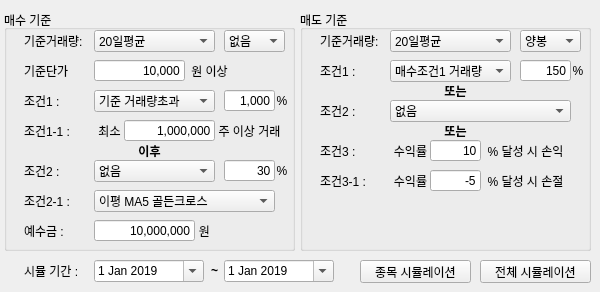
    <widget class="QWidget" name="volume_trade">
     <attribute name="title">
      <string>거래량매매</string>
     </attribute>
     <widget class="QGroupBox" name="groupBox">
      <property name="geometry">
       <rect>
        <x>4</x>
        <y>10</y>
        <width>291</width>
        <height>241</height>
       </rect>
      </property>
      <property name="title">
       <string>매수 기준</string>
      </property>
      <widget class="QLabel" name="label_2">
       <property name="geometry">
        <rect>
         <x>20</x>
         <y>20</y>
         <width>71</width>
         <height>21</height>
        </rect>
       </property>
       <property name="font">
        <font>
         <family>Arial</family>
         <pointsize>9</pointsize>
         <weight>50</weight>
         <bold>false</bold>
        </font>
       </property>
       <property name="text">
        <string>기준거래량:</string>
       </property>
      </widget>
      <widget class="QComboBox" name="buy_vol_maComboBox">
       <property name="geometry">
        <rect>
         <x>90</x>
         <y>20</y>
         <width>121</width>
         <height>22</height>
        </rect>
       </property>
       <property name="font">
        <font>
         <weight>50</weight>
         <bold>false</bold>
        </font>
       </property>
       <property name="currentIndex">
        <number>2</number>
       </property>
       <item>
        <property name="text">
         <string>5일평균</string>
        </property>
       </item>
       <item>
        <property name="text">
         <string>10일평균</string>
        </property>
       </item>
       <item>
        <property name="text">
         <string>20일평균</string>
        </property>
       </item>
       <item>
        <property name="text">
         <string>60일평균</string>
        </property>
       </item>
       <item>
        <property name="text">
         <string>120일평균</string>
        </property>
       </item>
      </widget>
      <widget class="QLabel" name="label_3">
       <property name="geometry">
        <rect>
         <x>20</x>
         <y>80</y>
         <width>71</width>
         <height>21</height>
        </rect>
       </property>
       <property name="font">
        <font>
         <family>Arial</family>
         <pointsize>9</pointsize>
         <weight>50</weight>
         <bold>false</bold>
        </font>
       </property>
       <property name="text">
        <string>조건1 :</string>
       </property>
      </widget>
      <widget class="QLineEdit" name="buy_cond1LineEdit">
       <property name="geometry">
        <rect>
         <x>220</x>
         <y>80</y>
         <width>51</width>
         <height>21</height>
        </rect>
       </property>
       <property name="font">
        <font>
         <weight>50</weight>
         <bold>false</bold>
        </font>
       </property>
       <property name="focusPolicy">
        <enum>Qt::StrongFocus</enum>
       </property>
       <property name="autoFillBackground">
        <bool>false</bool>
       </property>
       <property name="inputMask">
        <string/>
       </property>
       <property name="text">
        <string>1,000</string>
       </property>
       <property name="maxLength">
        <number>6</number>
       </property>
       <property name="frame">
        <bool>true</bool>
       </property>
       <property name="alignment">
        <set>Qt::AlignRight|Qt::AlignTrailing|Qt::AlignVCenter</set>
       </property>
       <property name="placeholderText">
        <string/>
       </property>
       <property name="clearButtonEnabled">
        <bool>false</bool>
       </property>
      </widget>
      <widget class="QComboBox" name="buy_cond1ComboBox">
       <property name="geometry">
        <rect>
         <x>90</x>
         <y>80</y>
         <width>121</width>
         <height>22</height>
        </rect>
       </property>
       <property name="font">
        <font>
         <weight>50</weight>
         <bold>false</bold>
        </font>
       </property>
       <property name="currentIndex">
        <number>0</number>
       </property>
       <item>
        <property name="text">
         <string>기준 거래량초과</string>
        </property>
       </item>
      </widget>
      <widget class="QLabel" name="label_14">
       <property name="geometry">
        <rect>
         <x>270</x>
         <y>80</y>
         <width>16</width>
         <height>21</height>
        </rect>
       </property>
       <property name="font">
        <font>
         <weight>50</weight>
         <bold>false</bold>
        </font>
       </property>
       <property name="text">
        <string>%</string>
       </property>
       <property name="alignment">
        <set>Qt::AlignCenter</set>
       </property>
      </widget>
      <widget class="QLabel" name="label_10">
       <property name="geometry">
        <rect>
         <x>20</x>
         <y>150</y>
         <width>71</width>
         <height>21</height>
        </rect>
       </property>
       <property name="font">
        <font>
         <family>Arial</family>
         <pointsize>9</pointsize>
         <weight>50</weight>
         <bold>false</bold>
        </font>
       </property>
       <property name="text">
        <string>조건2 :</string>
       </property>
      </widget>
      <widget class="QComboBox" name="buy_cond2ComboBox">
       <property name="geometry">
        <rect>
         <x>90</x>
         <y>150</y>
         <width>121</width>
         <height>22</height>
        </rect>
       </property>
       <property name="font">
        <font>
         <weight>50</weight>
         <bold>false</bold>
        </font>
       </property>
       <property name="currentIndex">
        <number>0</number>
       </property>
       <item>
        <property name="text">
         <string>없음</string>
        </property>
       </item>
       <item>
        <property name="text">
         <string>조건1 거래량 이하</string>
        </property>
       </item>
       <item>
        <property name="text">
         <string>조건1 거래량 이상</string>
        </property>
       </item>
      </widget>
      <widget class="QLabel" name="label_15">
       <property name="geometry">
        <rect>
         <x>20</x>
         <y>210</y>
         <width>71</width>
         <height>21</height>
        </rect>
       </property>
       <property name="font">
        <font>
         <family>Arial</family>
         <pointsize>9</pointsize>
         <weight>50</weight>
         <bold>false</bold>
        </font>
       </property>
       <property name="text">
        <string>예수금 :</string>
       </property>
      </widget>
      <widget class="QLineEdit" name="depositLineEdit">
       <property name="geometry">
        <rect>
         <x>90</x>
         <y>210</y>
         <width>101</width>
         <height>21</height>
        </rect>
       </property>
       <property name="font">
        <font>
         <weight>50</weight>
         <bold>false</bold>
        </font>
       </property>
       <property name="focusPolicy">
        <enum>Qt::StrongFocus</enum>
       </property>
       <property name="inputMask">
        <string/>
       </property>
       <property name="text">
        <string>10,000,000</string>
       </property>
       <property name="maxLength">
        <number>13</number>
       </property>
       <property name="alignment">
        <set>Qt::AlignRight|Qt::AlignTrailing|Qt::AlignVCenter</set>
       </property>
      </widget>
      <widget class="QLabel" name="label_16">
       <property name="geometry">
        <rect>
         <x>190</x>
         <y>210</y>
         <width>21</width>
         <height>21</height>
        </rect>
       </property>
       <property name="font">
        <font>
         <weight>50</weight>
         <bold>false</bold>
        </font>
       </property>
       <property name="text">
        <string>원</string>
       </property>
       <property name="alignment">
        <set>Qt::AlignCenter</set>
       </property>
      </widget>
      <widget class="QComboBox" name="buy_value_typeComboBox">
       <property name="geometry">
        <rect>
         <x>220</x>
         <y>20</y>
         <width>61</width>
         <height>22</height>
        </rect>
       </property>
       <property name="font">
        <font>
         <weight>50</weight>
         <bold>false</bold>
        </font>
       </property>
       <property name="currentIndex">
        <number>0</number>
       </property>
       <item>
        <property name="text">
         <string>없음</string>
        </property>
       </item>
       <item>
        <property name="text">
         <string>양봉</string>
        </property>
       </item>
       <item>
        <property name="text">
         <string>음봉</string>
        </property>
       </item>
      </widget>
      <widget class="QLabel" name="label_23">
       <property name="geometry">
        <rect>
         <x>110</x>
         <y>130</y>
         <width>71</width>
         <height>21</height>
        </rect>
       </property>
       <property name="font">
        <font>
         <family>Arial</family>
         <pointsize>9</pointsize>
         <weight>75</weight>
         <bold>true</bold>
        </font>
       </property>
       <property name="text">
        <string>이후</string>
       </property>
       <property name="alignment">
        <set>Qt::AlignCenter</set>
       </property>
      </widget>
      <widget class="QLineEdit" name="buy_cond2LineEdit">
       <property name="geometry">
        <rect>
         <x>220</x>
         <y>150</y>
         <width>51</width>
         <height>21</height>
        </rect>
       </property>
       <property name="font">
        <font>
         <weight>50</weight>
         <bold>false</bold>
        </font>
       </property>
       <property name="focusPolicy">
        <enum>Qt::StrongFocus</enum>
       </property>
       <property name="autoFillBackground">
        <bool>false</bool>
       </property>
       <property name="inputMask">
        <string/>
       </property>
       <property name="text">
        <string>30</string>
       </property>
       <property name="maxLength">
        <number>6</number>
       </property>
       <property name="frame">
        <bool>true</bool>
       </property>
       <property name="alignment">
        <set>Qt::AlignRight|Qt::AlignTrailing|Qt::AlignVCenter</set>
       </property>
       <property name="placeholderText">
        <string/>
       </property>
       <property name="clearButtonEnabled">
        <bool>false</bool>
       </property>
      </widget>
      <widget class="QLabel" name="label_24">
       <property name="geometry">
        <rect>
         <x>270</x>
         <y>150</y>
         <width>16</width>
         <height>21</height>
        </rect>
       </property>
       <property name="font">
        <font>
         <weight>50</weight>
         <bold>false</bold>
        </font>
       </property>
       <property name="text">
        <string>%</string>
       </property>
       <property name="alignment">
        <set>Qt::AlignCenter</set>
       </property>
      </widget>
      <widget class="QComboBox" name="buy_cond0ComboBox">
       <property name="geometry">
        <rect>
         <x>90</x>
         <y>180</y>
         <width>181</width>
         <height>22</height>
        </rect>
       </property>
       <property name="font">
        <font>
         <weight>50</weight>
         <bold>false</bold>
        </font>
       </property>
       <property name="currentIndex">
        <number>0</number>
       </property>
       <item>
        <property name="text">
         <string>이평 MA5 골든크로스</string>
        </property>
       </item>
       <item>
        <property name="text">
         <string>이평 MA10 골든크로스</string>
        </property>
       </item>
       <item>
        <property name="text">
         <string>이평 MA20 골든크로스</string>
        </property>
       </item>
       <item>
        <property name="text">
         <string>이평 MA60 골든크로스</string>
        </property>
       </item>
       <item>
        <property name="text">
         <string>이평 MA120 골든크로스</string>
        </property>
       </item>
      </widget>
      <widget class="QLabel" name="label_25">
       <property name="geometry">
        <rect>
         <x>20</x>
         <y>180</y>
         <width>71</width>
         <height>21</height>
        </rect>
       </property>
       <property name="font">
        <font>
         <family>Arial</family>
         <pointsize>9</pointsize>
         <weight>50</weight>
         <bold>false</bold>
        </font>
       </property>
       <property name="text">
        <string>조건2-1 :</string>
       </property>
      </widget>
      <widget class="QLineEdit" name="buy_cond11LineEdit">
       <property name="geometry">
        <rect>
         <x>120</x>
         <y>110</y>
         <width>91</width>
         <height>21</height>
        </rect>
       </property>
       <property name="font">
        <font>
         <weight>50</weight>
         <bold>false</bold>
        </font>
       </property>
       <property name="focusPolicy">
        <enum>Qt::StrongFocus</enum>
       </property>
       <property name="autoFillBackground">
        <bool>false</bool>
       </property>
       <property name="inputMask">
        <string/>
       </property>
       <property name="text">
        <string>1,000,000</string>
       </property>
       <property name="maxLength">
        <number>12</number>
       </property>
       <property name="frame">
        <bool>true</bool>
       </property>
       <property name="alignment">
        <set>Qt::AlignRight|Qt::AlignTrailing|Qt::AlignVCenter</set>
       </property>
       <property name="placeholderText">
        <string/>
       </property>
       <property name="clearButtonEnabled">
        <bool>false</bool>
       </property>
      </widget>
      <widget class="QLabel" name="label_26">
       <property name="geometry">
        <rect>
         <x>20</x>
         <y>110</y>
         <width>71</width>
         <height>21</height>
        </rect>
       </property>
       <property name="font">
        <font>
         <family>Arial</family>
         <pointsize>9</pointsize>
         <weight>50</weight>
         <bold>false</bold>
        </font>
       </property>
       <property name="text">
        <string>조건1-1 :</string>
       </property>
      </widget>
      <widget class="QLabel" name="label_27">
       <property name="geometry">
        <rect>
         <x>90</x>
         <y>110</y>
         <width>31</width>
         <height>21</height>
        </rect>
       </property>
       <property name="font">
        <font>
         <family>Arial</family>
         <pointsize>9</pointsize>
         <weight>50</weight>
         <bold>false</bold>
        </font>
       </property>
       <property name="text">
        <string>최소</string>
       </property>
       <property name="alignment">
        <set>Qt::AlignCenter</set>
       </property>
      </widget>
      <widget class="QLabel" name="label_28">
       <property name="geometry">
        <rect>
         <x>210</x>
         <y>110</y>
         <width>71</width>
         <height>21</height>
        </rect>
       </property>
       <property name="font">
        <font>
         <family>Arial</family>
         <pointsize>9</pointsize>
         <weight>50</weight>
         <bold>false</bold>
        </font>
       </property>
       <property name="text">
        <string>주 이상 거래</string>
       </property>
       <property name="alignment">
        <set>Qt::AlignCenter</set>
       </property>
      </widget>
      <widget class="QLineEdit" name="buy_cond0LineEdit">
       <property name="geometry">
        <rect>
         <x>90</x>
         <y>50</y>
         <width>91</width>
         <height>21</height>
        </rect>
       </property>
       <property name="font">
        <font>
         <weight>50</weight>
         <bold>false</bold>
        </font>
       </property>
       <property name="focusPolicy">
        <enum>Qt::StrongFocus</enum>
       </property>
       <property name="autoFillBackground">
        <bool>false</bool>
       </property>
       <property name="inputMask">
        <string/>
       </property>
       <property name="text">
        <string>10,000</string>
       </property>
       <property name="maxLength">
        <number>12</number>
       </property>
       <property name="frame">
        <bool>true</bool>
       </property>
       <property name="alignment">
        <set>Qt::AlignRight|Qt::AlignTrailing|Qt::AlignVCenter</set>
       </property>
       <property name="placeholderText">
        <string/>
       </property>
       <property name="clearButtonEnabled">
        <bool>false</bool>
       </property>
      </widget>
      <widget class="QLabel" name="label_29">
       <property name="geometry">
        <rect>
         <x>20</x>
         <y>50</y>
         <width>71</width>
         <height>21</height>
        </rect>
       </property>
       <property name="font">
        <font>
         <family>Arial</family>
         <pointsize>9</pointsize>
         <weight>50</weight>
         <bold>false</bold>
        </font>
       </property>
       <property name="text">
        <string>기준단가</string>
       </property>
      </widget>
      <widget class="QLabel" name="label_30">
       <property name="geometry">
        <rect>
         <x>180</x>
         <y>50</y>
         <width>51</width>
         <height>21</height>
        </rect>
       </property>
       <property name="font">
        <font>
         <family>Arial</family>
         <pointsize>9</pointsize>
         <weight>50</weight>
         <bold>false</bold>
        </font>
       </property>
       <property name="text">
        <string>원 이상</string>
       </property>
       <property name="alignment">
        <set>Qt::AlignCenter</set>
       </property>
      </widget>
     </widget>
     <widget class="QDateEdit" name="sim_startDateEdit">
      <property name="geometry">
       <rect>
        <x>94</x>
        <y>260</y>
        <width>110</width>
        <height>22</height>
       </rect>
      </property>
      <property name="dateTime">
       <datetime>
        <hour>0</hour>
        <minute>0</minute>
        <second>0</second>
        <year>2019</year>
        <month>1</month>
        <day>1</day>
       </datetime>
      </property>
      <property name="calendarPopup">
       <bool>true</bool>
      </property>
     </widget>
     <widget class="QLabel" name="label_11">
      <property name="geometry">
       <rect>
        <x>204</x>
        <y>260</y>
        <width>21</width>
        <height>21</height>
       </rect>
      </property>
      <property name="font">
       <font>
        <weight>75</weight>
        <bold>true</bold>
       </font>
      </property>
      <property name="text">
       <string>~</string>
      </property>
      <property name="alignment">
       <set>Qt::AlignCenter</set>
      </property>
     </widget>
     <widget class="QDateEdit" name="sim_endDateEdit">
      <property name="geometry">
       <rect>
        <x>224</x>
        <y>260</y>
        <width>110</width>
        <height>22</height>
       </rect>
      </property>
      <property name="dateTime">
       <datetime>
        <hour>0</hour>
        <minute>0</minute>
        <second>0</second>
        <year>2019</year>
        <month>1</month>
        <day>1</day>
       </datetime>
      </property>
      <property name="calendarPopup">
       <bool>true</bool>
      </property>
     </widget>
     <widget class="QGroupBox" name="groupBox_2">
      <property name="geometry">
       <rect>
        <x>300</x>
        <y>10</y>
        <width>291</width>
        <height>241</height>
       </rect>
      </property>
      <property name="title">
       <string>매도 기준</string>
      </property>
      <widget class="QLabel" name="label_5">
       <property name="geometry">
        <rect>
         <x>20</x>
         <y>20</y>
         <width>71</width>
         <height>21</height>
        </rect>
       </property>
       <property name="font">
        <font>
         <family>Arial</family>
         <pointsize>9</pointsize>
         <weight>50</weight>
         <bold>false</bold>
        </font>
       </property>
       <property name="text">
        <string>기준거래량:</string>
       </property>
      </widget>
      <widget class="QComboBox" name="sell_vol_maComboBox">
       <property name="geometry">
        <rect>
         <x>90</x>
         <y>20</y>
         <width>121</width>
         <height>22</height>
        </rect>
       </property>
       <property name="font">
        <font>
         <weight>50</weight>
         <bold>false</bold>
        </font>
       </property>
       <property name="currentIndex">
        <number>2</number>
       </property>
       <item>
        <property name="text">
         <string>5일평균</string>
        </property>
       </item>
       <item>
        <property name="text">
         <string>10일평균</string>
        </property>
       </item>
       <item>
        <property name="text">
         <string>20일평균</string>
        </property>
       </item>
       <item>
        <property name="text">
         <string>60일평균</string>
        </property>
       </item>
       <item>
        <property name="text">
         <string>120일평균</string>
        </property>
       </item>
      </widget>
      <widget class="QLabel" name="label_12">
       <property name="geometry">
        <rect>
         <x>20</x>
         <y>50</y>
         <width>71</width>
         <height>21</height>
        </rect>
       </property>
       <property name="font">
        <font>
         <family>Arial</family>
         <pointsize>9</pointsize>
         <weight>50</weight>
         <bold>false</bold>
        </font>
       </property>
       <property name="text">
        <string>조건1 :</string>
       </property>
      </widget>
      <widget class="QLabel" name="label_17">
       <property name="geometry">
        <rect>
         <x>270</x>
         <y>50</y>
         <width>16</width>
         <height>21</height>
        </rect>
       </property>
       <property name="font">
        <font>
         <weight>50</weight>
         <bold>false</bold>
        </font>
       </property>
       <property name="text">
        <string>%</string>
       </property>
       <property name="alignment">
        <set>Qt::AlignCenter</set>
       </property>
      </widget>
      <widget class="QComboBox" name="sell_cond1ComboBox">
       <property name="geometry">
        <rect>
         <x>90</x>
         <y>50</y>
         <width>121</width>
         <height>22</height>
        </rect>
       </property>
       <property name="font">
        <font>
         <weight>50</weight>
         <bold>false</bold>
        </font>
       </property>
       <property name="currentIndex">
        <number>1</number>
       </property>
       <item>
        <property name="text">
         <string>기준 거래량초과</string>
        </property>
       </item>
       <item>
        <property name="text">
         <string>매수조건1 거래량</string>
        </property>
       </item>
      </widget>
      <widget class="QLineEdit" name="sell_cond1LineEdit">
       <property name="geometry">
        <rect>
         <x>220</x>
         <y>50</y>
         <width>51</width>
         <height>21</height>
        </rect>
       </property>
       <property name="font">
        <font>
         <weight>50</weight>
         <bold>false</bold>
        </font>
       </property>
       <property name="focusPolicy">
        <enum>Qt::StrongFocus</enum>
       </property>
       <property name="inputMask">
        <string/>
       </property>
       <property name="text">
        <string>150</string>
       </property>
       <property name="maxLength">
        <number>6</number>
       </property>
       <property name="alignment">
        <set>Qt::AlignRight|Qt::AlignTrailing|Qt::AlignVCenter</set>
       </property>
      </widget>
      <widget class="QComboBox" name="sell_value_typeComboBox">
       <property name="geometry">
        <rect>
         <x>220</x>
         <y>20</y>
         <width>61</width>
         <height>22</height>
        </rect>
       </property>
       <property name="font">
        <font>
         <weight>50</weight>
         <bold>false</bold>
        </font>
       </property>
       <property name="currentIndex">
        <number>0</number>
       </property>
       <item>
        <property name="text">
         <string>양봉</string>
        </property>
       </item>
       <item>
        <property name="text">
         <string>음봉</string>
        </property>
       </item>
      </widget>
      <widget class="QLabel" name="label_13">
       <property name="geometry">
        <rect>
         <x>20</x>
         <y>90</y>
         <width>71</width>
         <height>21</height>
        </rect>
       </property>
       <property name="font">
        <font>
         <family>Arial</family>
         <pointsize>9</pointsize>
         <weight>50</weight>
         <bold>false</bold>
        </font>
       </property>
       <property name="text">
        <string>조건2 :</string>
       </property>
      </widget>
      <widget class="QComboBox" name="sell_cond2ComboBox">
       <property name="geometry">
        <rect>
         <x>90</x>
         <y>90</y>
         <width>181</width>
         <height>22</height>
        </rect>
       </property>
       <property name="font">
        <font>
         <weight>50</weight>
         <bold>false</bold>
        </font>
       </property>
       <property name="currentIndex">
        <number>0</number>
       </property>
       <item>
        <property name="text">
         <string>없음</string>
        </property>
       </item>
       <item>
        <property name="text">
         <string>이평 MA5 데드크로스</string>
        </property>
       </item>
       <item>
        <property name="text">
         <string>이평 MA10 데드크로스</string>
        </property>
       </item>
       <item>
        <property name="text">
         <string>이평 MA20 데드크로스</string>
        </property>
       </item>
       <item>
        <property name="text">
         <string>이평 MA60 데드크로스</string>
        </property>
       </item>
       <item>
        <property name="text">
         <string>이평 MA120 데드크로스</string>
        </property>
       </item>
      </widget>
      <widget class="QLabel" name="label_22">
       <property name="geometry">
        <rect>
         <x>120</x>
         <y>70</y>
         <width>71</width>
         <height>21</height>
        </rect>
       </property>
       <property name="font">
        <font>
         <family>Arial</family>
         <pointsize>9</pointsize>
         <weight>75</weight>
         <bold>true</bold>
        </font>
       </property>
       <property name="text">
        <string>또는</string>
       </property>
       <property name="alignment">
        <set>Qt::AlignCenter</set>
       </property>
      </widget>
      <widget class="QLabel" name="label_31">
       <property name="geometry">
        <rect>
         <x>120</x>
         <y>110</y>
         <width>71</width>
         <height>21</height>
        </rect>
       </property>
       <property name="font">
        <font>
         <family>Arial</family>
         <pointsize>9</pointsize>
         <weight>75</weight>
         <bold>true</bold>
        </font>
       </property>
       <property name="text">
        <string>또는</string>
       </property>
       <property name="alignment">
        <set>Qt::AlignCenter</set>
       </property>
      </widget>
      <widget class="QLabel" name="label_32">
       <property name="geometry">
        <rect>
         <x>20</x>
         <y>130</y>
         <width>71</width>
         <height>21</height>
        </rect>
       </property>
       <property name="font">
        <font>
         <family>Arial</family>
         <pointsize>9</pointsize>
         <weight>50</weight>
         <bold>false</bold>
        </font>
       </property>
       <property name="text">
        <string>조건3 :</string>
       </property>
      </widget>
      <widget class="QLineEdit" name="sell_cond3LineEdit">
       <property name="geometry">
        <rect>
         <x>130</x>
         <y>130</y>
         <width>51</width>
         <height>21</height>
        </rect>
       </property>
       <property name="font">
        <font>
         <weight>50</weight>
         <bold>false</bold>
        </font>
       </property>
       <property name="focusPolicy">
        <enum>Qt::StrongFocus</enum>
       </property>
       <property name="autoFillBackground">
        <bool>false</bool>
       </property>
       <property name="inputMask">
        <string/>
       </property>
       <property name="text">
        <string>10</string>
       </property>
       <property name="maxLength">
        <number>6</number>
       </property>
       <property name="frame">
        <bool>true</bool>
       </property>
       <property name="alignment">
        <set>Qt::AlignRight|Qt::AlignTrailing|Qt::AlignVCenter</set>
       </property>
       <property name="placeholderText">
        <string/>
       </property>
       <property name="clearButtonEnabled">
        <bool>false</bool>
       </property>
      </widget>
      <widget class="QLabel" name="label_33">
       <property name="geometry">
        <rect>
         <x>180</x>
         <y>130</y>
         <width>91</width>
         <height>21</height>
        </rect>
       </property>
       <property name="font">
        <font>
         <weight>50</weight>
         <bold>false</bold>
        </font>
       </property>
       <property name="text">
        <string>% 달성 시 손익</string>
       </property>
       <property name="alignment">
        <set>Qt::AlignCenter</set>
       </property>
      </widget>
      <widget class="QLabel" name="label_34">
       <property name="geometry">
        <rect>
         <x>90</x>
         <y>130</y>
         <width>41</width>
         <height>21</height>
        </rect>
       </property>
       <property name="font">
        <font>
         <family>Arial</family>
         <pointsize>9</pointsize>
         <weight>50</weight>
         <bold>false</bold>
        </font>
       </property>
       <property name="text">
        <string>수익률</string>
       </property>
       <property name="alignment">
        <set>Qt::AlignCenter</set>
       </property>
      </widget>
      <widget class="QLabel" name="label_35">
       <property name="geometry">
        <rect>
         <x>20</x>
         <y>160</y>
         <width>71</width>
         <height>21</height>
        </rect>
       </property>
       <property name="font">
        <font>
         <family>Arial</family>
         <pointsize>9</pointsize>
         <weight>50</weight>
         <bold>false</bold>
        </font>
       </property>
       <property name="text">
        <string>조건3-1 :</string>
       </property>
      </widget>
      <widget class="QLabel" name="label_36">
       <property name="geometry">
        <rect>
         <x>90</x>
         <y>160</y>
         <width>41</width>
         <height>21</height>
        </rect>
       </property>
       <property name="font">
        <font>
         <family>Arial</family>
         <pointsize>9</pointsize>
         <weight>50</weight>
         <bold>false</bold>
        </font>
       </property>
       <property name="text">
        <string>수익률</string>
       </property>
       <property name="alignment">
        <set>Qt::AlignCenter</set>
       </property>
      </widget>
      <widget class="QLabel" name="label_37">
       <property name="geometry">
        <rect>
         <x>180</x>
         <y>160</y>
         <width>91</width>
         <height>21</height>
        </rect>
       </property>
       <property name="font">
        <font>
         <weight>50</weight>
         <bold>false</bold>
        </font>
       </property>
       <property name="text">
        <string>% 달성 시 손절</string>
       </property>
       <property name="alignment">
        <set>Qt::AlignCenter</set>
       </property>
      </widget>
      <widget class="QLineEdit" name="sell_cond31LineEdit">
       <property name="geometry">
        <rect>
         <x>130</x>
         <y>160</y>
         <width>51</width>
         <height>21</height>
        </rect>
       </property>
       <property name="font">
        <font>
         <weight>50</weight>
         <bold>false</bold>
        </font>
       </property>
       <property name="focusPolicy">
        <enum>Qt::StrongFocus</enum>
       </property>
       <property name="autoFillBackground">
        <bool>false</bool>
       </property>
       <property name="inputMask">
        <string/>
       </property>
       <property name="text">
        <string>-5</string>
       </property>
       <property name="maxLength">
        <number>6</number>
       </property>
       <property name="frame">
        <bool>true</bool>
       </property>
       <property name="alignment">
        <set>Qt::AlignRight|Qt::AlignTrailing|Qt::AlignVCenter</set>
       </property>
       <property name="placeholderText">
        <string/>
       </property>
       <property name="clearButtonEnabled">
        <bool>false</bool>
       </property>
      </widget>
     </widget>
     <widget class="QPushButton" name="runPushButton">
      <property name="geometry">
       <rect>
        <x>360</x>
        <y>260</y>
        <width>111</width>
        <height>23</height>
       </rect>
      </property>
      <property name="text">
       <string>종목 시뮬레이션</string>
      </property>
     </widget>
     <widget class="QLabel" name="label_4">
      <property name="geometry">
       <rect>
        <x>24</x>
        <y>260</y>
        <width>71</width>
        <height>21</height>
       </rect>
      </property>
      <property name="font">
       <font>
        <family>Arial</family>
        <pointsize>9</pointsize>
        <weight>50</weight>
        <bold>false</bold>
       </font>
      </property>
      <property name="text">
       <string>시뮬 기간 :</string>
      </property>
     </widget>
     <widget class="QPushButton" name="run_totalPushButton">
      <property name="geometry">
       <rect>
        <x>480</x>
        <y>260</y>
        <width>111</width>
        <height>23</height>
       </rect>
      </property>
      <property name="text">
       <string>전체 시뮬레이션</string>
      </property>
     </widget>
    </widget>
